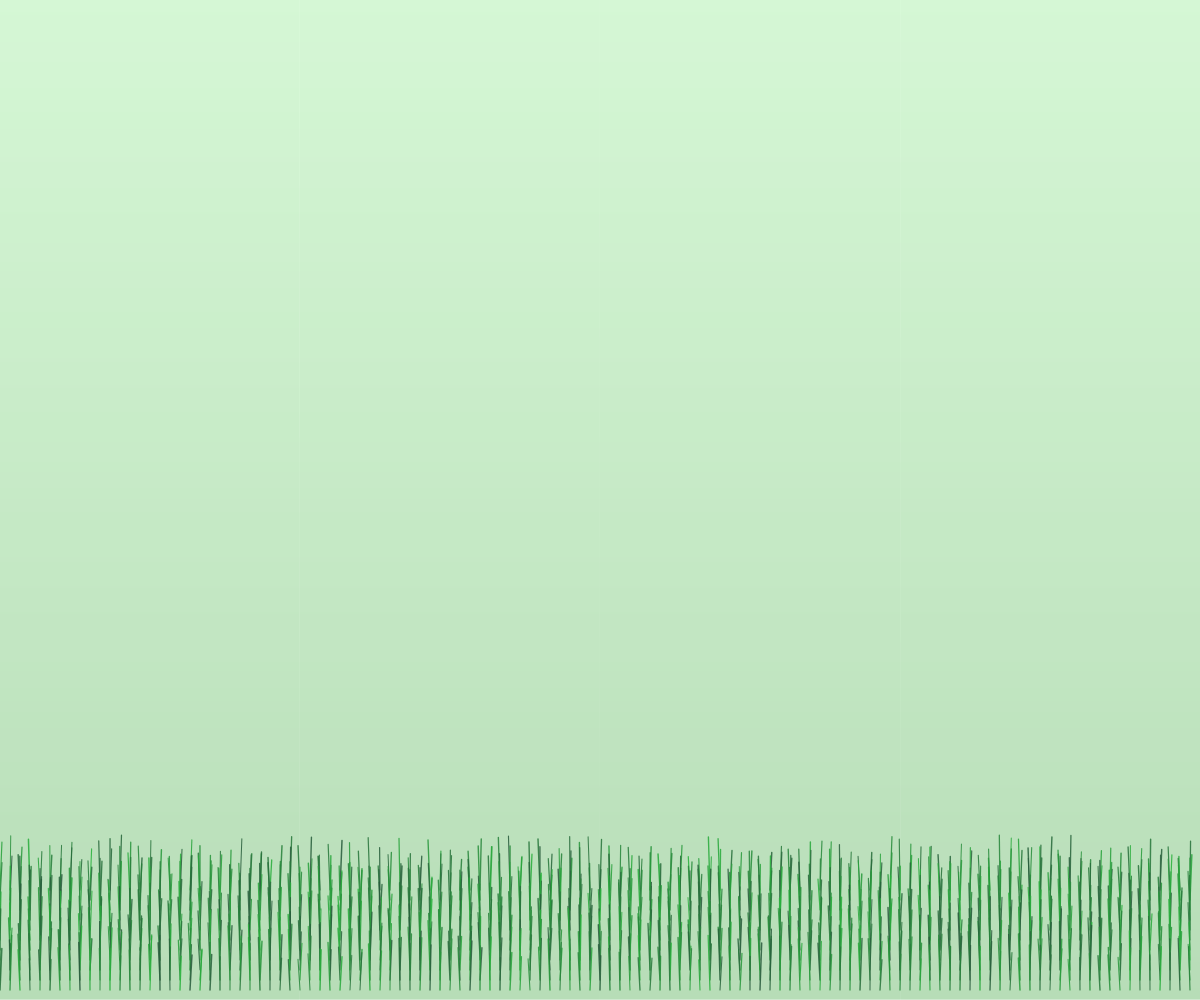
Frame 1 (no input)
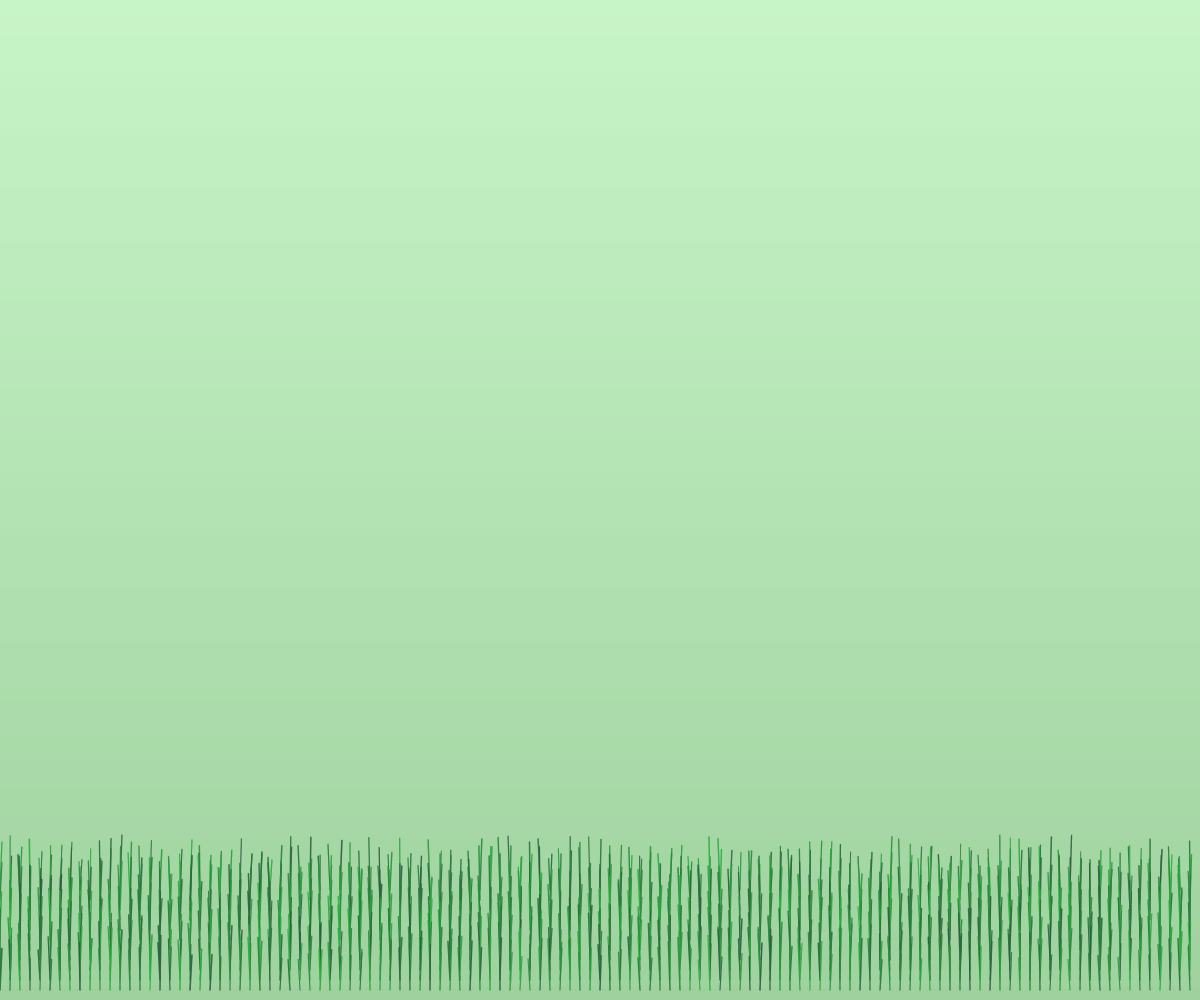
Frame 60 (no input)
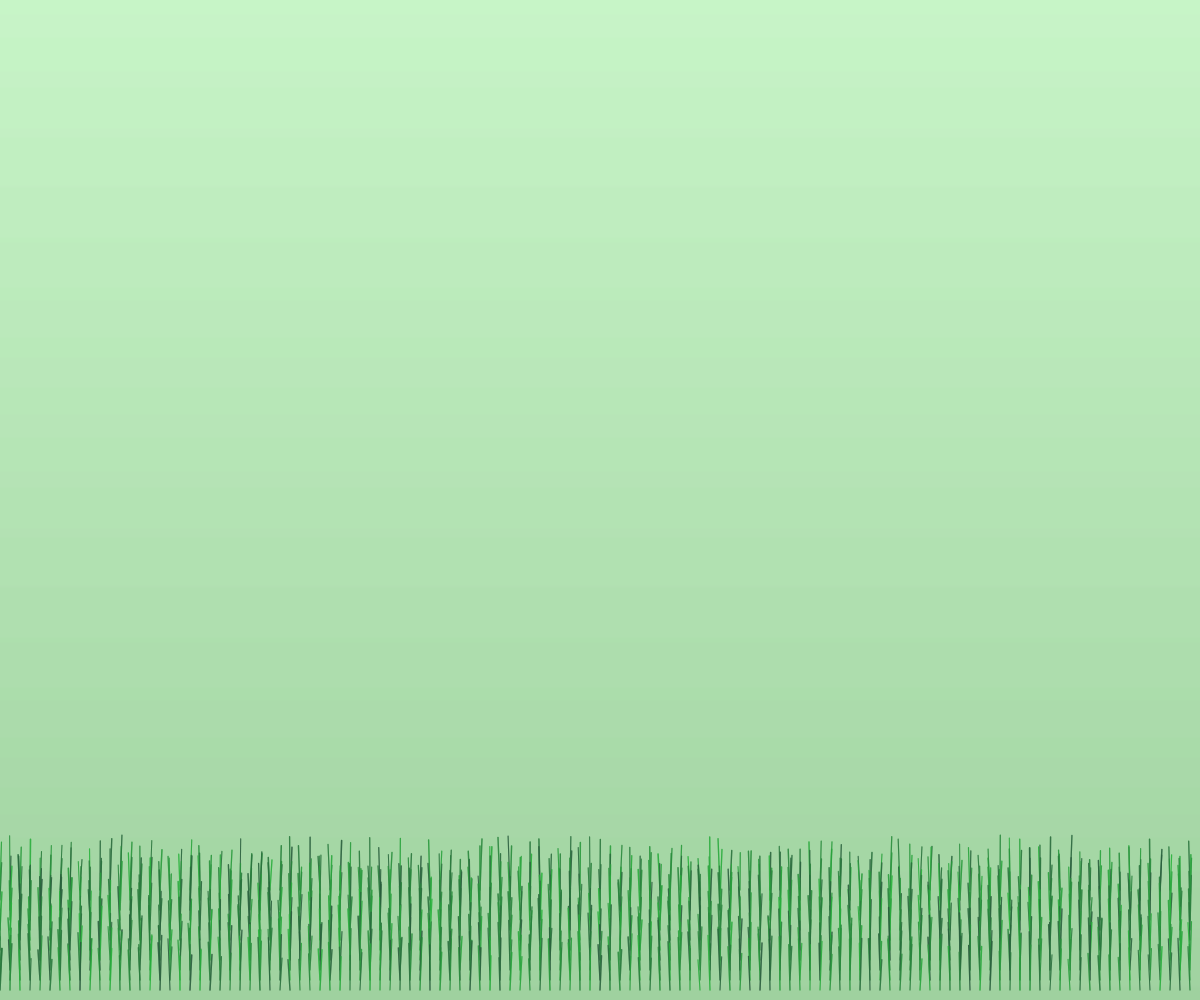
Frame 120 (the mouse pressed at the canvas centre since frame 60)

The p5.js sketch that drew these frames (run headless with seeded random() and noise() and a simulated clock; from frame 60 on, the mouse is pressed at the canvas centre):

// p5.js sketch
// ── sketch.js
let cesped = [];
let separacion = 10;
let interactX = -1000;
let interactY = -1000;

function setup() {
  createCanvas(windowWidth, windowHeight);
  pixelDensity(displayDensity());
  crearCesped();
}

function draw() {
  dibujarFondo();

  for (let b of cesped) {
    b.mover(interactX, interactY);
    b.dibujar();
  }

  // Suavizar el punto de interacción con el tiempo
  interactX = lerp(interactX, -1000, 0.03);
  interactY = lerp(interactY, -1000, 0.03);
}

function windowResized() {
  resizeCanvas(windowWidth, windowHeight);
  crearCesped();
}

function crearCesped() {
  cesped = [];
  let alturaCesped = 110;
  for (let x = 0; x < width; x += separacion) {
    for (let y = height - alturaCesped; y < height; y += separacion) {
      cesped.push(new Brizna(x, y));
    }
  }
}

function dibujarFondo() {
  noFill();
  for (let y = 0; y < height; y++) {
    let c = lerpColor(color(200, 245, 200), color(160, 210, 160), y / height);
    stroke(c);
    line(0, y, width, y);
  }
}

function mouseMoved() {
  interactX = mouseX;
  interactY = mouseY;
}

function mouseDragged() {
  interactX = mouseX;
  interactY = mouseY;
}

function mousePressed() {
  interactX = mouseX;
  interactY = mouseY;
}

function touchMoved() {
  if (touches.length > 0) {
    interactX = touches[0].x;
    interactY = touches[0].y;
  }
  return false;
}

function touchStarted() {
  if (touches.length > 0) {
    interactX = touches[0].x;
    interactY = touches[0].y;
  }
  return false;
}

// Clase brizna de pasto
class Brizna {
  constructor(x, y) {
    this.x = x;
    this.y = y;
    this.altura = random(30, 55);
    this.angulo = random(TWO_PI);
    this.oscilacion = random(0.004, 0.01);
    this.grosor = random(1, 1.5);
    let tonoVerde = random(90, 180);
    this.color = color(40, tonoVerde, 60, 220);
    this.inclinacion = 0;
  }

  mover(mx, my) {
    this.angulo += this.oscilacion;
    let brisa = sin(this.angulo) * 2;

    let d = dist(this.x, this.y, mx, my);
    let efecto = (d < 140) ? map(d, 0, 140, 20, 0) : 0;

    this.inclinacion = brisa + efecto;
  }

  dibujar() {
    stroke(this.color);
    strokeWeight(this.grosor);
    noFill();

    let x1 = this.x;
    let y1 = this.y;
    let x2 = x1 + this.inclinacion * 0.3;
    let y2 = y1 - this.altura * 0.3;
    let x3 = x1 + this.inclinacion * 0.7;
    let y3 = y1 - this.altura * 0.7;
    let x4 = x1 + this.inclinacion;
    let y4 = y1 - this.altura;

    bezier(x1, y1, x2, y2, x3, y3, x4, y4);
  }
}

// ── style.css
html, body {
  margin: 0;
  padding: 0;
  overflow: hidden;
  height: 100%;
  width: 100%;
  touch-action: none;
  background: #cdeac0;
}

canvas {
  display: block;
  position: fixed !important;
  top: 0;
  left: 0;
  width: 100vw !important;
  height: 100vh !important;
  z-index: 0;
}

#fullscreenBtn {
  position: fixed;
  bottom: 15px;
  right: 15px;
  padding: 10px 15px;
  background: rgba(255, 255, 255, 0.9);
  border: none;
  font-size: 14px;
  border-radius: 10px;
  cursor: pointer;
  z-index: 10;
  box-shadow: 0 4px 8px rgba(0,0,0,0.2);
}
